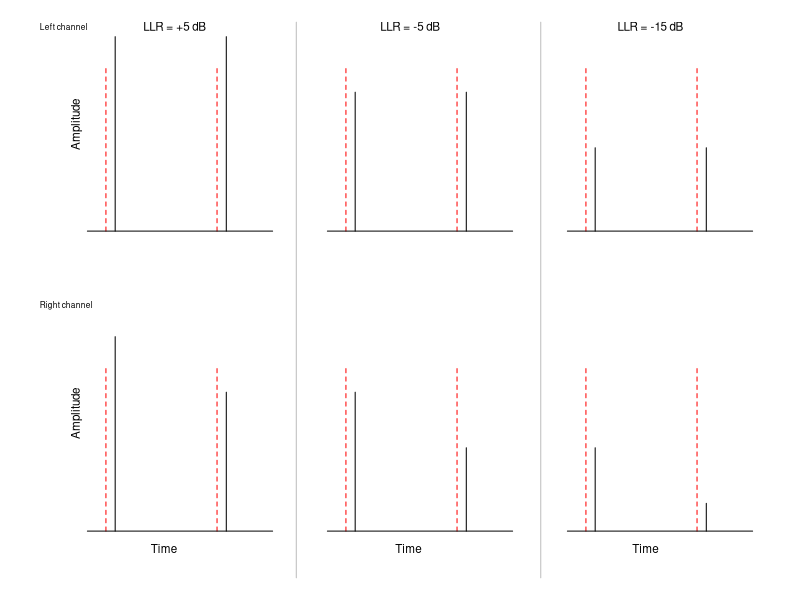

Recreate this plot in R.
## ---- chunk 1
knitr::opts_chunk$set(
  collapse = TRUE,
  comment = "#>"
)
## ---- chunk 2

mono <- function(ici, laglead, ild = 0) {
  # Left channel, 0 ILD. So correct answer would be "Right"
  
  xlim = c(0, 100)
  ylim = c(-30, 10)
  x1 = 10 #Start 1st interval (somewhere inside xlim)
  x2 = 70  #Start 2nd interval (somewhere inside xlim)
  
  par(lwd = 1)
  plot(1, pch = "", xlim = xlim, ylim = ylim, ann = FALSE, axes = FALSE)
  
  # 1st interval
  lines(c(x1 + ici, x1 + ici), c(min(ylim), laglead), lty = 1)
  lines(c(x1, x1), c(min(ylim), 0), lty = 2, col = 'red')
  
  # 2nd interval
  lines(c(x2 + ici, x2 + ici), c(min(ylim), laglead + ild), lty = 1)
  lines(c(x2, x2), c(min(ylim), 0), lty = 2, col = 'red')
  
  # Time line
  lines(c(0, 100), c(-30, -30), lty = 1, col = 'black')
}



# Subplot positions ------------------------------------------------------------
# (Leaves room = 10 % below and to the left for axis labels etc.)

pp <- matrix( c(10, 35, 10,  50,  # Lower left
                10, 35, 60, 100,  # Upper left
                40, 65, 10,  50,  # Lower middle
                40, 65, 60, 100,  # Upper middle
                70, 95, 10,  50,  # Lower right 
                70, 95, 60, 100), # Upper right
                nrow = 6, ncol = 4, byrow = TRUE)
pp <- pp/100
# ------------------------------------------------------------------------------


# Draw subplots using mono() ---------------------------------------------------

# No margins
par(mar = c(0,0,0,0))

# Leftmost panels
# Lower left
par(fig = pp[1, ])
mono(5, 5, -10)
# Upper left
par(fig = pp[2, ], new = TRUE)
mono(5, 5, 0)

# Middle panels
# Lower middle
par(fig = pp[3, ], new = TRUE)
mono(5, -5, -10)
# Upper middle
par(fig = pp[4, ], new = TRUE)
mono(5, -5, 0)

# Rightmost panels
# Lower Right
par(fig = pp[5, ], new = TRUE)
mono(5, -15, -10)
# Upper right
par(fig = pp[6, ], new = TRUE)
mono(5, -15, 0)
# ------------------------------------------------------------------------------

# Create empty plotting area ---------------------------------------------------
par(fig = c(0, 1, 0, 1), new = TRUE)
plot(0, 0, xlim = c(0, 100), ylim = c(0, 100), pch = '', axes = FALSE)

# Help lines, comment out for final version
#axis(1, pos = 100, at = 1:100, cex.axis = 0.5, tck = -1, col = 'lightblue')  
#axis(2, pos = 0, at = 1:100, cex.axis = 0.5, tck = 1, col = 'lightblue', las = 2)  
# ------------------------------------------------------------------------------


# Add lines separating subplots -------------------------------------------------
lines(c(36, 36), c(0, 100), col = 'grey')
lines(c(69, 69), c(0, 100), col = 'grey')

# ------------------------------------------------------------------------------


# Add text ---------------------------------------------------------------------
text(0, 99, 'Left channel', cex = 0.5, pos = 4)
text(0, 49, 'Right channel', cex = 0.5, pos = 4)

text(15, 5, 'Time', cex = 0.7, pos = 4)
text(48, 5, 'Time', cex = 0.7, pos = 4)
text(80, 5, 'Time', cex = 0.7, pos = 4)

text(5, 25, 'Amplitude', cex = 0.7, pos = 4, srt = 90)  # srt = 90 = vertical
text(5, 77, 'Amplitude', cex = 0.7, pos = 4, srt = 90)  # srt = 90 = vertical

text(14, 99, 'LLR = +5 dB', cex = 0.7, pos = 4)
text(46, 99, 'LLR = -5 dB', cex = 0.7, pos = 4)
text(78, 99, 'LLR = -15 dB', cex = 0.7, pos = 4)
# ------------------------------------------------------------------------------
